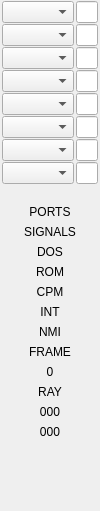
<?xml version="1.0" encoding="UTF-8"?>
<ui version="4.0">
 <class>FormDbgMisc</class>
 <widget class="QWidget" name="FormDbgMisc">
  <property name="geometry">
   <rect>
    <x>0</x>
    <y>0</y>
    <width>84</width>
    <height>511</height>
   </rect>
  </property>
  <property name="windowTitle">
   <string>Form</string>
  </property>
  <layout class="QVBoxLayout" name="verticalLayout">
   <property name="leftMargin">
    <number>2</number>
   </property>
   <property name="topMargin">
    <number>1</number>
   </property>
   <property name="rightMargin">
    <number>2</number>
   </property>
   <property name="bottomMargin">
    <number>5</number>
   </property>
   <item>
    <widget class="QWidget" name="widMMap" native="true">
     <layout class="QGridLayout" name="gridMMap">
      <property name="leftMargin">
       <number>0</number>
      </property>
      <property name="topMargin">
       <number>0</number>
      </property>
      <property name="rightMargin">
       <number>0</number>
      </property>
      <property name="bottomMargin">
       <number>0</number>
      </property>
      <property name="horizontalSpacing">
       <number>2</number>
      </property>
      <property name="verticalSpacing">
       <number>1</number>
      </property>
      <item row="0" column="0">
       <widget class="QComboBox" name="cbPG0"/>
      </item>
      <item row="0" column="1">
       <widget class="xHexSpin" name="numPG0"/>
      </item>
      <item row="1" column="0">
       <widget class="QComboBox" name="cbPG1"/>
      </item>
      <item row="1" column="1">
       <widget class="xHexSpin" name="numPG1"/>
      </item>
      <item row="2" column="0">
       <widget class="QComboBox" name="cbPG2"/>
      </item>
      <item row="2" column="1">
       <widget class="xHexSpin" name="numPG2"/>
      </item>
      <item row="3" column="0">
       <widget class="QComboBox" name="cbPG3"/>
      </item>
      <item row="3" column="1">
       <widget class="xHexSpin" name="numPG3"/>
      </item>
      <item row="4" column="0">
       <widget class="QComboBox" name="cbPG4"/>
      </item>
      <item row="4" column="1">
       <widget class="xHexSpin" name="numPG4"/>
      </item>
      <item row="5" column="0">
       <widget class="QComboBox" name="cbPG5"/>
      </item>
      <item row="5" column="1">
       <widget class="xHexSpin" name="numPG5"/>
      </item>
      <item row="6" column="0">
       <widget class="QComboBox" name="cbPG6"/>
      </item>
      <item row="6" column="1">
       <widget class="xHexSpin" name="numPG6"/>
      </item>
      <item row="7" column="0">
       <widget class="QComboBox" name="cbPG7"/>
      </item>
      <item row="7" column="1">
       <widget class="xHexSpin" name="numPG7"/>
      </item>
      <item row="8" column="0" colspan="2">
       <widget class="QLabel" name="labFMaps">
        <property name="autoFillBackground">
         <bool>true</bool>
        </property>
        <property name="alignment">
         <set>Qt::AlignCenter</set>
        </property>
       </widget>
      </item>
     </layout>
    </widget>
   </item>
   <item>
    <widget class="QLabel" name="labPorts">
     <property name="text">
      <string>PORTS</string>
     </property>
     <property name="alignment">
      <set>Qt::AlignCenter</set>
     </property>
    </widget>
   </item>
   <item>
    <layout class="QFormLayout" name="formPort">
     <property name="verticalSpacing">
      <number>1</number>
     </property>
     <property name="fieldGrowthPolicy">
      <enum>QFormLayout::FieldsStayAtSizeHint</enum>
     </property>
     <property name="formAlignment">
      <set>Qt::AlignHCenter|Qt::AlignTop</set>
     </property>
     <property name="labelAlignment">
      <set>Qt::AlignRight|Qt::AlignVCenter</set>
     </property>
    </layout>
   </item>
   <item>
    <widget class="QLabel" name="labHeadSignal">
     <property name="font">
      <font>
       <pointsize>9</pointsize>
      </font>
     </property>
     <property name="text">
      <string>SIGNALS</string>
     </property>
     <property name="alignment">
      <set>Qt::AlignCenter</set>
     </property>
    </widget>
   </item>
   <item>
    <widget class="QLabel" name="labDOS">
     <property name="autoFillBackground">
      <bool>true</bool>
     </property>
     <property name="text">
      <string>DOS</string>
     </property>
     <property name="alignment">
      <set>Qt::AlignCenter</set>
     </property>
    </widget>
   </item>
   <item>
    <widget class="QLabel" name="labROM">
     <property name="autoFillBackground">
      <bool>true</bool>
     </property>
     <property name="text">
      <string>ROM</string>
     </property>
     <property name="alignment">
      <set>Qt::AlignCenter</set>
     </property>
    </widget>
   </item>
   <item>
    <widget class="QLabel" name="labCPM">
     <property name="autoFillBackground">
      <bool>true</bool>
     </property>
     <property name="text">
      <string>CPM</string>
     </property>
     <property name="alignment">
      <set>Qt::AlignCenter</set>
     </property>
    </widget>
   </item>
   <item>
    <widget class="QLabel" name="labINT">
     <property name="autoFillBackground">
      <bool>true</bool>
     </property>
     <property name="text">
      <string>INT</string>
     </property>
     <property name="alignment">
      <set>Qt::AlignCenter</set>
     </property>
    </widget>
   </item>
   <item>
    <widget class="QLabel" name="labNMI">
     <property name="autoFillBackground">
      <bool>true</bool>
     </property>
     <property name="text">
      <string>NMI</string>
     </property>
     <property name="alignment">
      <set>Qt::AlignCenter</set>
     </property>
    </widget>
   </item>
   <item>
    <widget class="QLabel" name="labHeadFrame">
     <property name="font">
      <font>
       <pointsize>9</pointsize>
      </font>
     </property>
     <property name="text">
      <string>FRAME</string>
     </property>
     <property name="alignment">
      <set>Qt::AlignCenter</set>
     </property>
    </widget>
   </item>
   <item>
    <widget class="QLabel" name="labFrame">
     <property name="autoFillBackground">
      <bool>true</bool>
     </property>
     <property name="text">
      <string>0</string>
     </property>
     <property name="alignment">
      <set>Qt::AlignCenter</set>
     </property>
    </widget>
   </item>
   <item>
    <widget class="QLabel" name="labHeadRay">
     <property name="font">
      <font>
       <pointsize>9</pointsize>
      </font>
     </property>
     <property name="text">
      <string>RAY</string>
     </property>
     <property name="alignment">
      <set>Qt::AlignCenter</set>
     </property>
    </widget>
   </item>
   <item>
    <widget class="QLabel" name="labRX">
     <property name="autoFillBackground">
      <bool>true</bool>
     </property>
     <property name="text">
      <string>000</string>
     </property>
     <property name="alignment">
      <set>Qt::AlignCenter</set>
     </property>
    </widget>
   </item>
   <item>
    <widget class="QLabel" name="labRY">
     <property name="autoFillBackground">
      <bool>true</bool>
     </property>
     <property name="text">
      <string>000</string>
     </property>
     <property name="alignment">
      <set>Qt::AlignCenter</set>
     </property>
    </widget>
   </item>
   <item>
    <spacer name="verticalSpacer_10">
     <property name="orientation">
      <enum>Qt::Vertical</enum>
     </property>
     <property name="sizeHint" stdset="0">
      <size>
       <width>20</width>
       <height>45</height>
      </size>
     </property>
    </spacer>
   </item>
  </layout>
 </widget>
 <customwidgets>
  <customwidget>
   <class>xHexSpin</class>
   <extends>QLineEdit</extends>
   <header location="global">stdlib.h</header>
  </customwidget>
 </customwidgets>
 <resources/>
 <connections/>
</ui>
